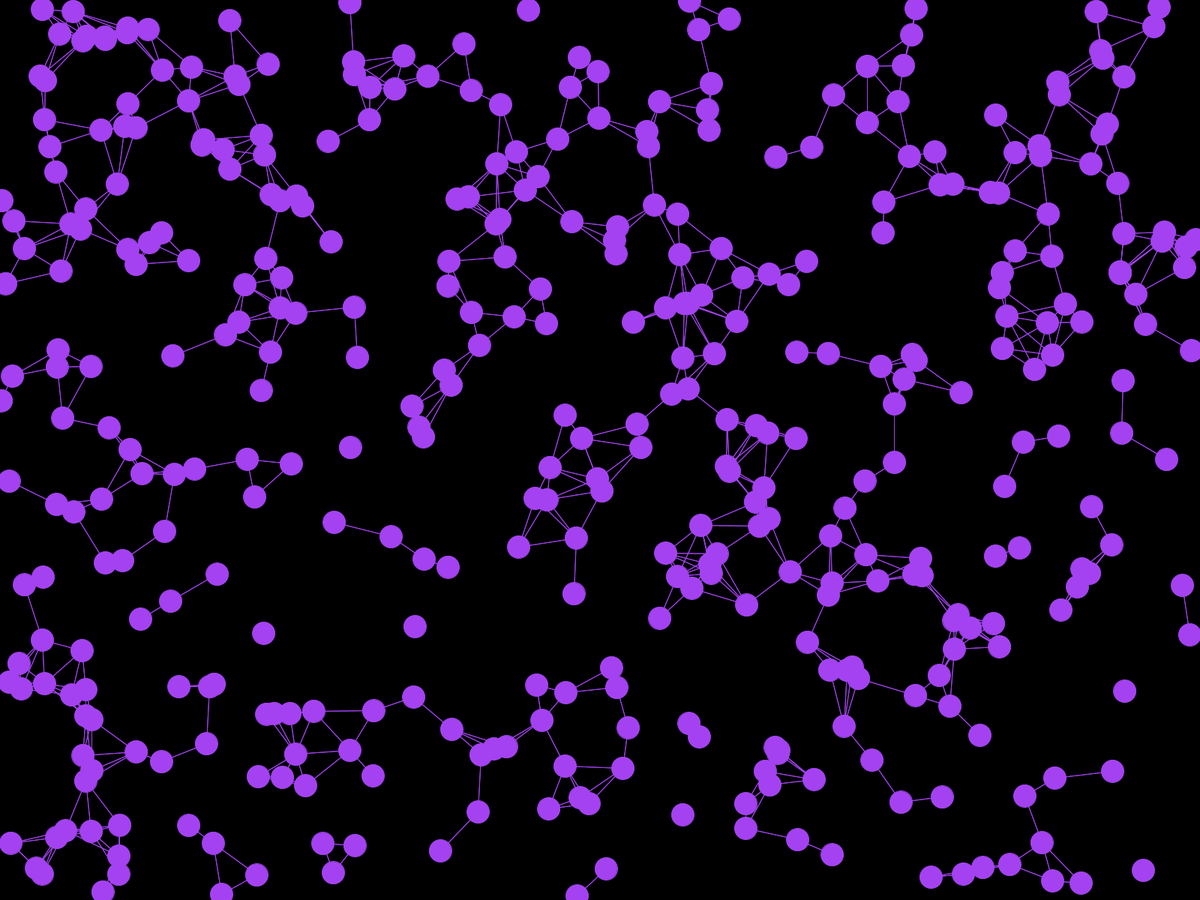
Frame 1 (no input)
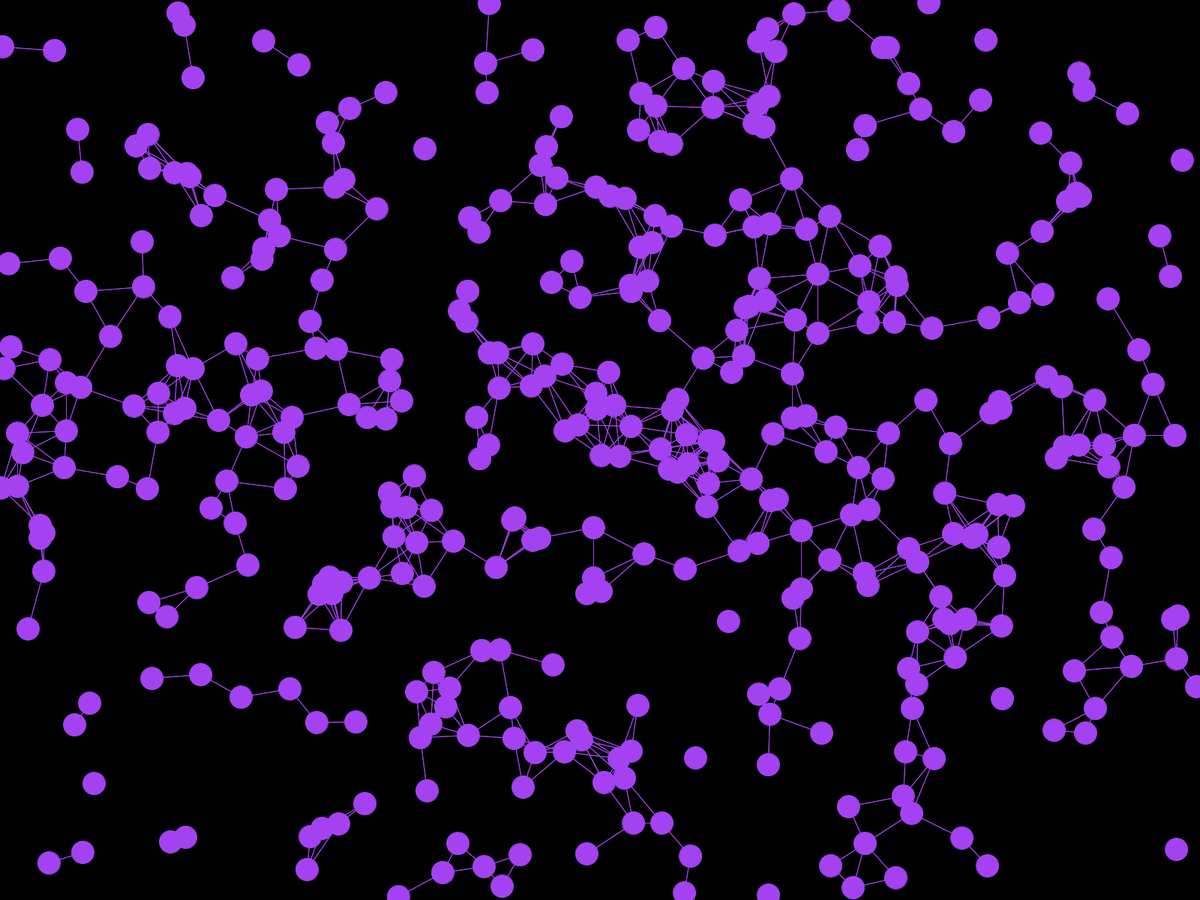
Frame 60 (the mouse pressed at the canvas centre just before this capture)
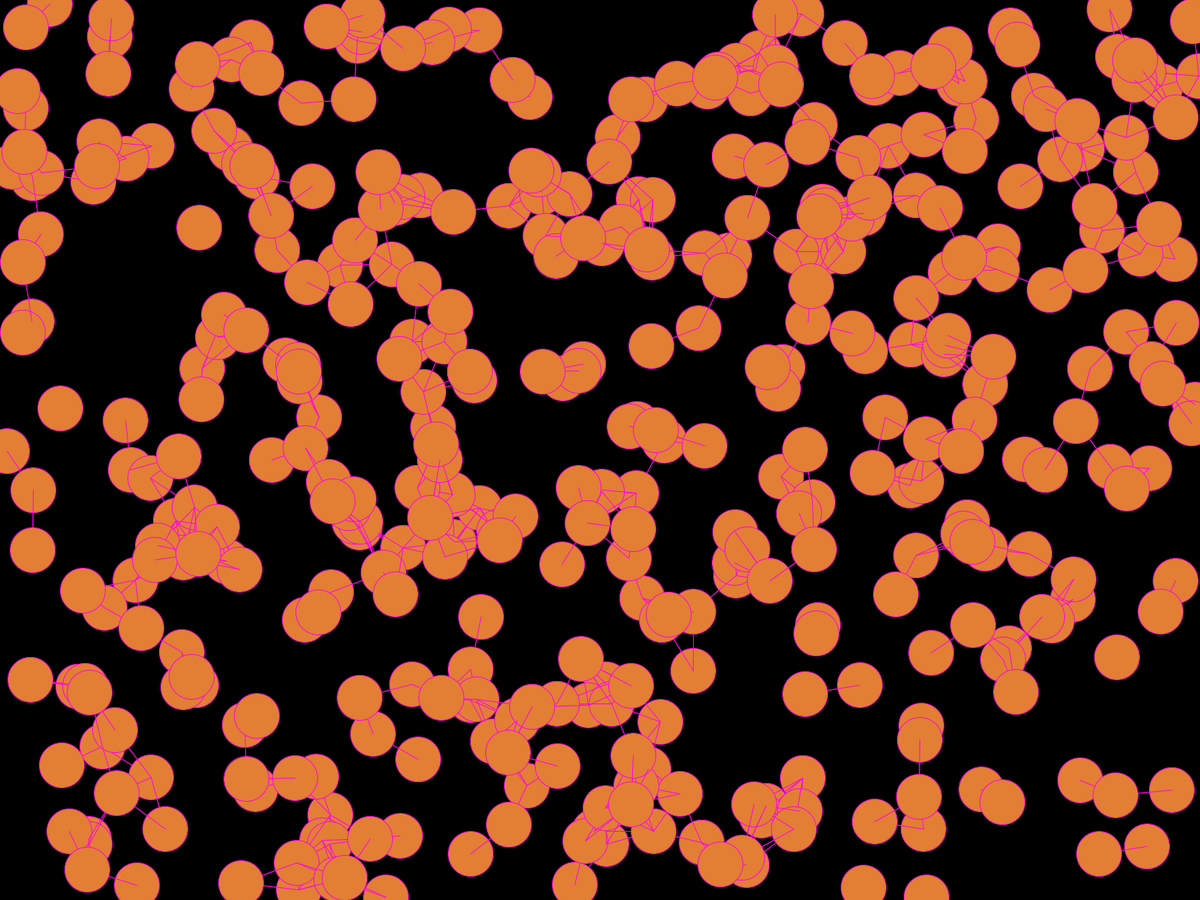
Frame 120 (the mouse held since frame 60 and released just before this capture)

The Processing sketch that drew these frames (run headless with seeded random() and noise(); from frame 60 on, the mouse is pressed at the canvas centre):

// Processing sketch: Sketch_36
// ── Sketch_36.pde
ArrayList<Particle> particles;
int NUM_PARTICLES = 400;
float particleSpeed = 8;
int maxdistance = 80;
int bg = color(00, 00, 00);
int fg = color(random(255), random(255), random(255));
int connections = 0;

PGraphics textconstraint;

void setup() {
    fullScreen();
    stroke(fg);
    fill(fg);
    particles = new ArrayList<Particle>();
    for(int i = 0; i < NUM_PARTICLES; i++) {
        particles.add(new Particle());
    }
    maxdistance *= maxdistance;
}

void draw() {
    background(bg);
    for(int i = 0; i < NUM_PARTICLES; i++) {
        particles.get(i).update();
        if (mousePressed == true) {
        fill(random(255), random(255), random(255));
        stroke(random(255), random(255), random(255));
    }}
    
    for(int j = 0; j < NUM_PARTICLES; j++) {
        
        boolean noDraw = false;
        for(int i = 0; i < NUM_PARTICLES; i++) {
            
          
          if(Math.pow(particles.get(i).pos.x - particles.get(j).pos.x, 2)
             + Math.pow(particles.get(i).pos.y - particles.get(j).pos.y, 2)
             < maxdistance) {
                line(particles.get(j).pos.x, particles.get(j).pos.y, particles.get(i).pos.x, particles.get(i).pos.y);
                connections++;
            }
        }
        if(!noDraw) ellipse(particles.get(j).pos.x, particles.get(j).pos.y, 30, 30);
        if (mousePressed == true) {    
    ellipse(particles.get(j).pos.x, particles.get(j).pos.y, 60, 60);
  }  
    }
}

class Particle {
    public PVector pos;
    PVector vel;
    float theta;

    public Particle() {
        pos = new PVector(random(width), random(height));
        vel = PVector.fromAngle(random(1) * TWO_PI);
        vel.setMag(particleSpeed);
        theta = atan2(vel.y, vel.x);
    }

    void update() {
        pos.add(vel);
        if(pos.x < 0 || pos.x > width || pos.y < 0 || pos.y > height) {
            reinit();
        }
    }

    void reinit() {
        pos = new PVector(random(width), random(height));
        vel = PVector.fromAngle(random(1) * TWO_PI);
        vel.setMag(particleSpeed);

    }
    void show() {
        ellipse(pos.x, pos.y, 4,4);
    }
}
